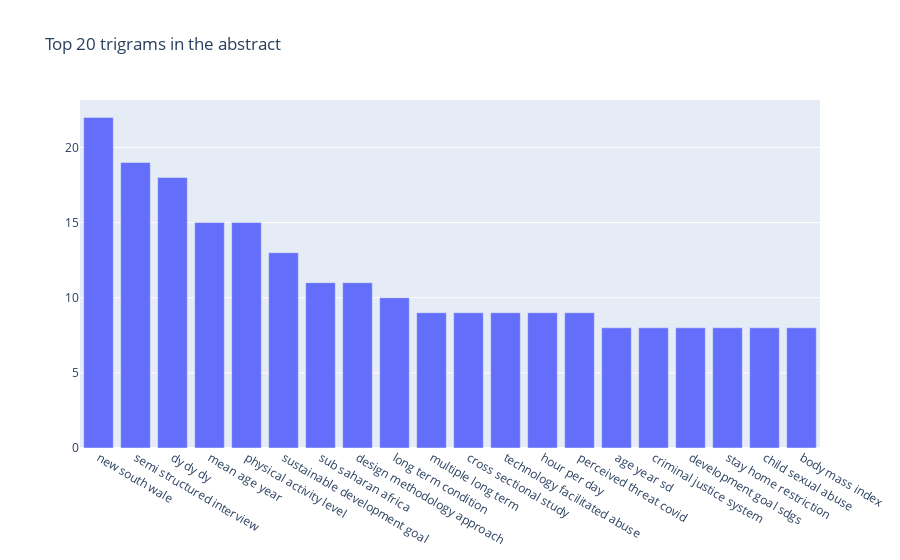

The notebook cell saved with this chart:
### Markdown cell above
### most frequent words as 3words

### Code cell
common_words = get_top_n_grams(df['abstract'],(3,3), 20 )
df4 = pd.DataFrame(common_words, columns = ['trigram' , 'count'])

fig = go.Figure([go.Bar(x=df4['trigram'], y=df4['count'])])
fig.update_layout(title=go.layout.Title(text="Top 20 trigrams in the abstract"))
fig.show()

### Figure 1 — Plotly figure (JSON) as saved in the notebook; plotly's stock layout.template omitted (floating-point values rounded to 4 significant figures)
{"data": [{"type": "bar", "x": ["new south wale", "semi structured interview", "dy dy dy", "mean age year", "physical activity level", "sustainable development goal", "sub saharan africa", "design methodology approach", "long term condition", "multiple long term", "cross sectional study", "technology facilitated abuse", "hour per day", "perceived threat covid", "age year sd", "criminal justice system", "development goal sdgs", "stay home restriction", "child sexual abuse", "body mass index"], "y": [22, 19, 18, 15, 15, 13, 11, 11, 10, 9, 9, 9, 9, 9, 8, 8, 8, 8, 8, 8]}], "layout": {"title": {"text": "Top 20 trigrams in the abstract"}}}
